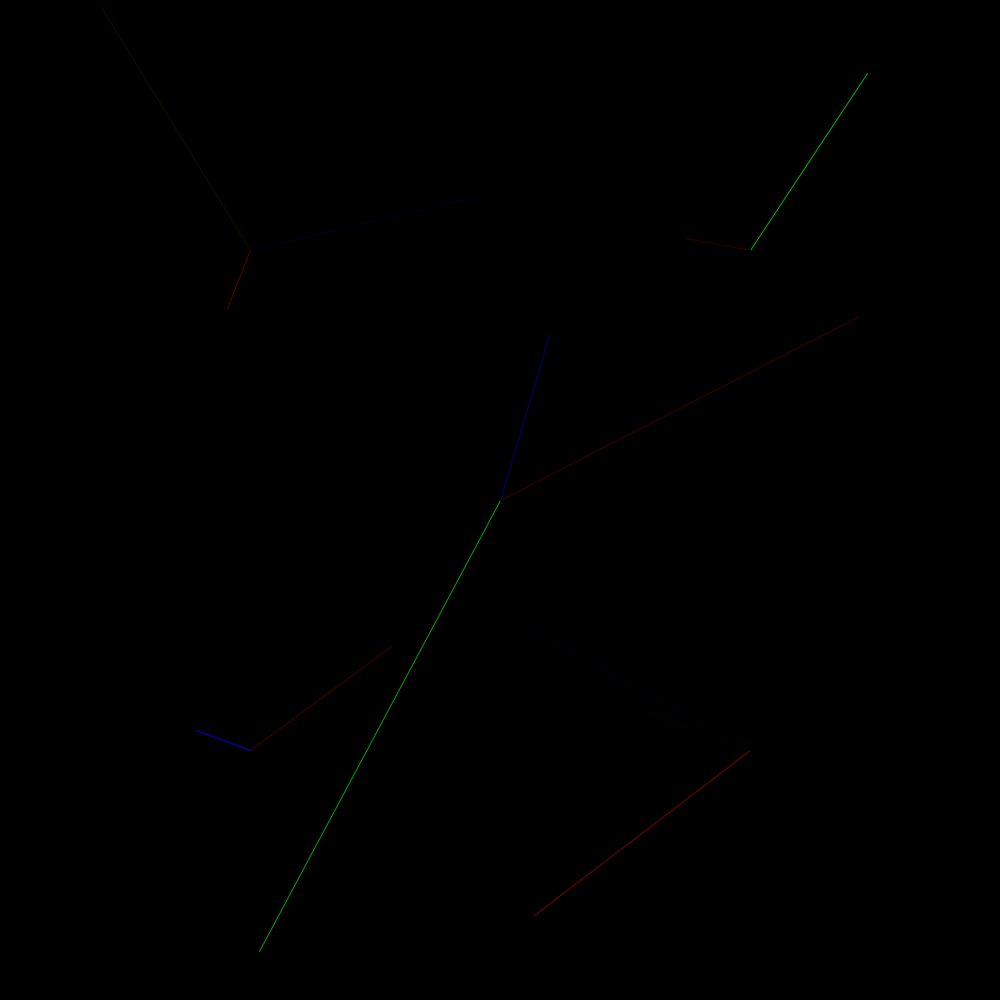
Frame 1 (no input)
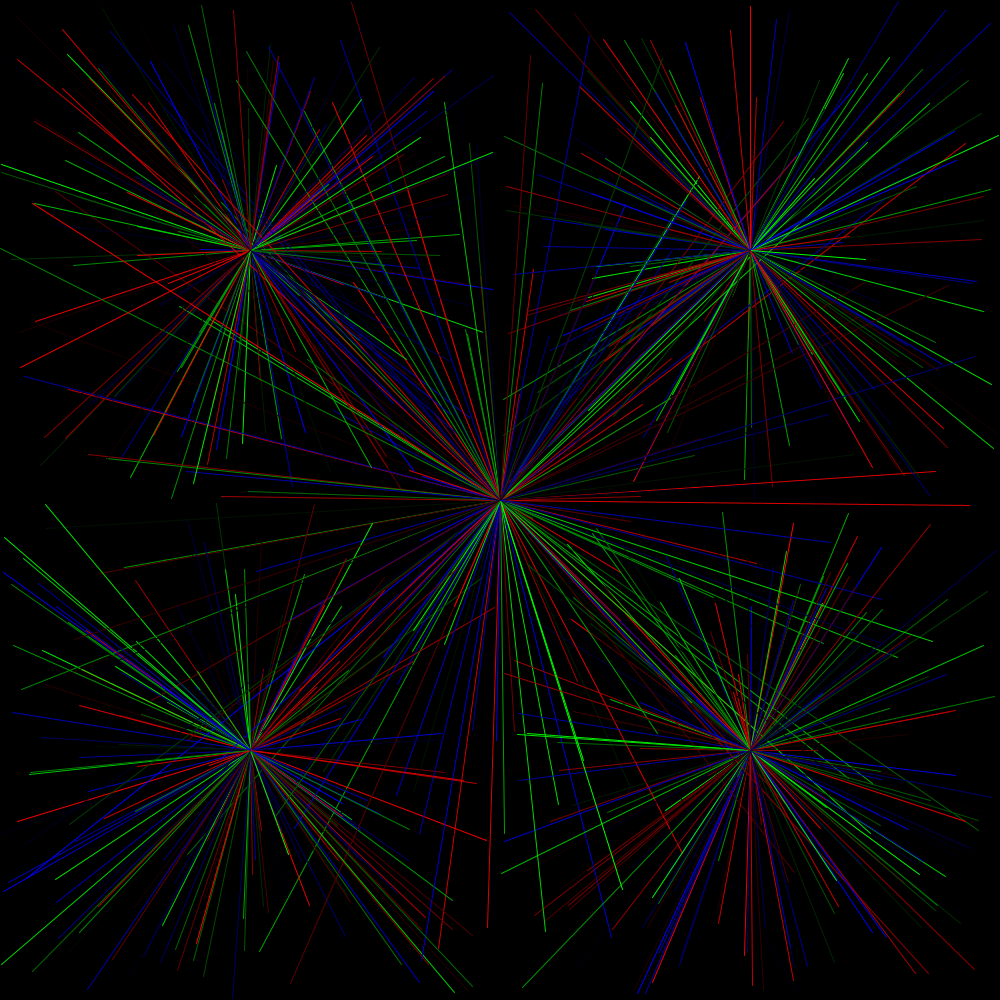
Frame 60 (the mouse pressed at the canvas centre just before this capture)
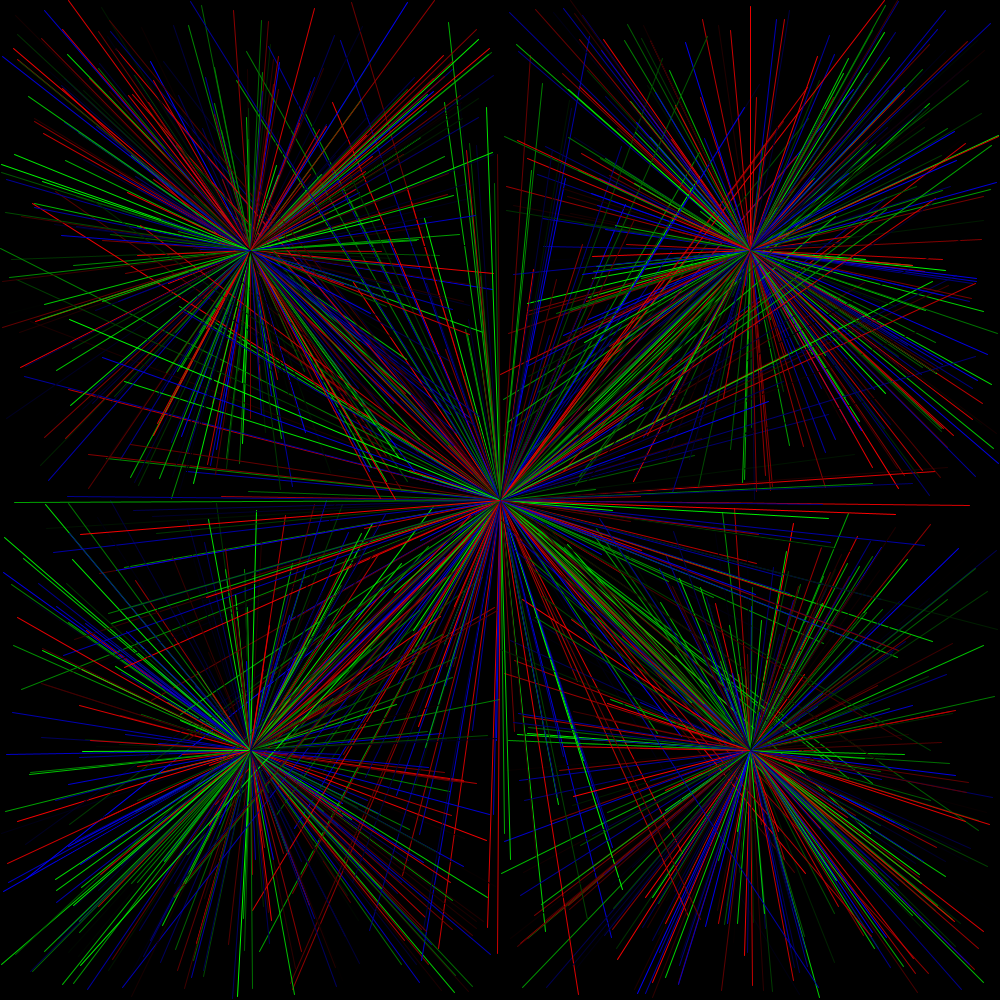
Frame 120 (the mouse held since frame 60 and released just before this capture)

The Processing sketch that drew these frames (run headless with seeded random() and noise(); from frame 60 on, the mouse is pressed at the canvas centre):

// Processing sketch: processing_67578
// ── processing_67578.pde

void setup() {
  size (1000,1000);
  frameRate (999999999);
  background (0);
}
  void draw(){
stroke (0,random (255),0);
line (500,500,random(1000),random(1000));
stroke (random (255),0,0);
line (500,500,random(1000),random(1000));
stroke (0,0,random(255));
line (500,500,random(1000),random(1000));

stroke (0,random (255),0);
line (250,250,random(500),random(500));
stroke (random (255),0,0);
line (250,250,random(500),random(500));
stroke (0,0,random(255));
line (250,250,random(500),random(500));

stroke (0,random (255),0);
line (750,750,random(500,999),random(500,999));
stroke (random (255),0,0);
line (750,750,random(500,999),random(500,999));
stroke (0,0,random(255));
line (750,750,random(500,999),random(500,999));

stroke (0,random (255),0);
line (250,750,random(500),random(500,999));
stroke (random (255),0,0);
line (250,750,random(500),random(500,999));
stroke (0,0,random(255));
line (250,750,random(500),random(500,999));

stroke (0,random (255),0);
line (750,250,random(500,999),random(500));
stroke (random (255),0,0);
line (750,250,random(500,999),random(500));
stroke (0,0,random(255));
line (750,250,random(500,999),random(500));
}
